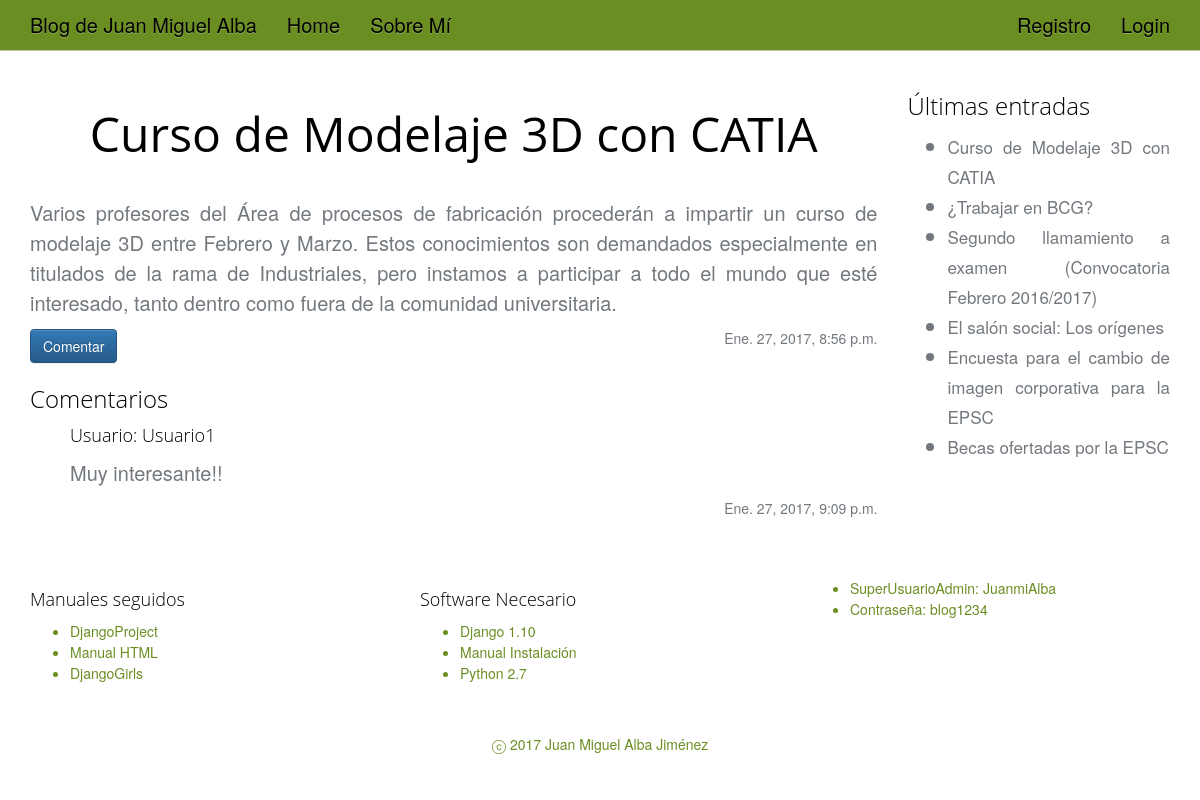
Page /entrada/8 on the committed database.
### Blog/models.py (models this page shows, shortened)
class Entrada(models.Model):
	titulo = models.CharField(max_length = 100)
	cuerpo = models.TextField()
	fecha = models.DateTimeField(default = datetime.now, blank=True)

class Comentario(models.Model):
		date = models.DateTimeField(default= datetime.now)
		author = models.ForeignKey(User)
		Texto_Comentario = models.TextField()
		id_message = models.ForeignKey(Entrada)

### Blog/views.py (the view)
# urls.py: url(r'^entrada/(?P<pk>.*)$', views.VistaEntradaCompleta.as_view(), name='VistaEntradaCompleta'),
class VistaEntradaCompleta(DetailView):
	model = Entrada
	template_name = 'entradaCompleta.html'
	def get_context_data(self, **kwargs):
		context = super(VistaEntradaCompleta, self).get_context_data(**kwargs)
		context['listadoTitulos'] = ListadoTitulos()
		context['listadoComentarios'] = Comentario.objects.filter(id_message=self.kwargs['pk'])
		return context

### Blog/views.py (called while the page is built)
def ListadoTitulos():
    listadoTitulos = Entrada.objects.all()[:10]
    return listadoTitulos

### Blog/templates/entradaCompleta.html (shortened to what this page needs)
{% extends "base.html" %}
{%block content%}
	<h1>{{ entrada.titulo }}</h1>
	<p> {{ entrada.cuerpo }}</p>
	<div class="fecha"> {{ entrada.fecha }}</div>
	<a href="{% url 'home:comentario' entrada.id %}" class="btn btn-primary">Comentar</a>
    {% if listadoComentarios %}
    <h3>Comentarios</h3>
		<ul>
			{% for comentario in listadoComentarios %}
				<h4>Usuario: {{ comentario.author }}</h4>
				<p>{{comentario.Texto_Comentario}}</p>
				<p>
	   				<small class="fecha">{{comentario.date}}</small>
				</p>
				<br>
			{% endfor %}
		</ul>
	{% else %}
		<h1>Sin Comentarios</h1>
		<p>La base de datos por el momento no tiene comentarios.</p>
	{% endif %}
{% endblock %}

### Blog/templates/_menuLateral.html
{% block lateral %}
          <div>
            <h3>Últimas entradas</h4>
            {% if listadoTitulos %}
              <ul>
                {% for x in listadoTitulos %}
                  <li><small><a href="{% url 'appJM:VistaEntradaCompleta' x.id %}">
                     {{ x.titulo }}</a></small></li>
                {% endfor %}
              </ul>
            {% else %}
              <h4>Sin entradas</h4>
              <p>La base de datos por el momento no tiene entradas. Por favor, introduzca al menos una para poder contemplarla</p>
            {% endif %}
          </div>
{% endblock lateral%}

### Blog/static/css/main.css (style rules this page uses)
body { font-family: "Helvetica Neue", "Open Sans", 'Roboto', sans-serif; background-color: white; color: #72787E; line-height: 1.5; font-size: 20px; font-weight: 300; -webkit-font-smoothing: antialiased; text-align: justify; margin: 70px 0 0 0; }
h1, h2, h3, h4, h5, h6 { clear: both; font-weight: 300; font-family: "Myriad Pro" ,"Open Sans", Bitter, Georgia, serif; line-height: 1.3; color: black; text-decoration: none; }
h1 { font-size: 48px; margin: 33px 0; text-align: center; font-weight: normal; }
a { color: inherit; text-decoration: none; }
.fecha { font-size: 14px; float: right; }

### rows in the picture
Entrada: titulo "Curso de Modelaje 3D con CATIA", cuerpo "Varios profesores del Área de procesos de fabricación procederán a impartir un curso de modelaje 3D entre Febrero y Marzo. Estos conocimientos son demandados especialmente en titulados de la rama de Industriales, pero instamos a participar a todo el mundo que esté interesado, tanto dentro como fuera de la comunidad universitaria.", fecha "Ene. 27, 2017, 8:56 p.m."
Comentario: author "Usuario1", Texto_Comentario "Muy interesante!!", date "Ene. 27, 2017, 9:09 p.m."
Entrada: titulo "¿Trabajar en BCG?"
Entrada: titulo "Segundo llamamiento a examen (Convocatoria Febrero 2016/2017)"
Entrada: titulo "El salón social: Los orígenes"
Entrada: titulo "Encuesta para el cambio de imagen corporativa para la EPSC"
Entrada: titulo "Becas ofertadas por la EPSC"
